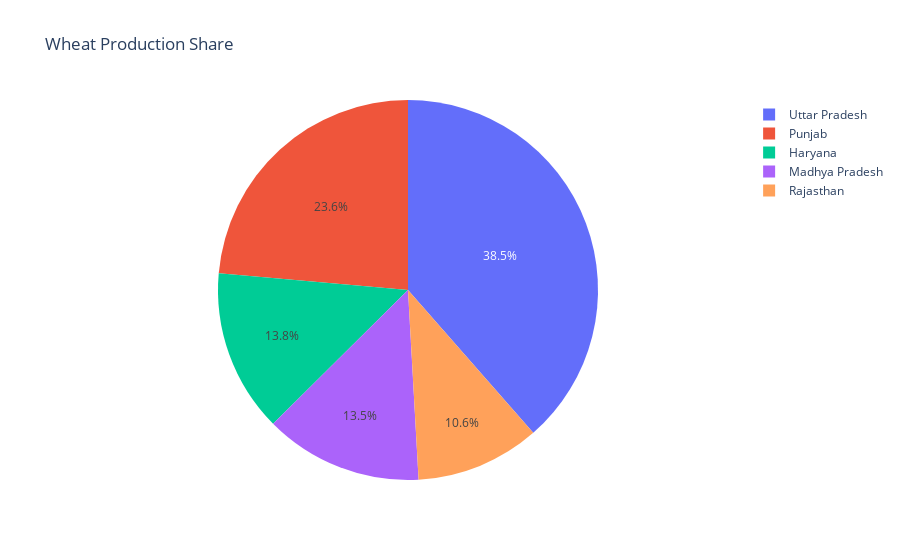

Notebook code for this chart:
### Code cell
# 3. Wheat Production % (Pie)
fig3 = px.pie(wheat_states, values="wheat_production_1000_tons", names="state_name", title="Wheat Production Share")
fig3.show()

### Figure 1 — Plotly figure (JSON) as saved in the notebook; plotly's stock layout.template omitted (floating-point values rounded to 4 significant figures)
{"data": [{"domain": {"x": [0, 1], "y": [0, 1]}, "hovertemplate": "state_name=%{label}<br>wheat_production_1000_tons=%{value}<extra></extra>", "labels": ["Uttar Pradesh", "Punjab", "Haryana", "Madhya Pradesh", "Rajasthan"], "legendgroup": "", "name": "", "showlegend": true, "type": "pie", "values": [970200.0, 593800.0, 348400.0, 338600.0, 266000.0]}], "layout": {"legend": {"tracegroupgap": 0}, "title": {"text": "Wheat Production Share"}}}
